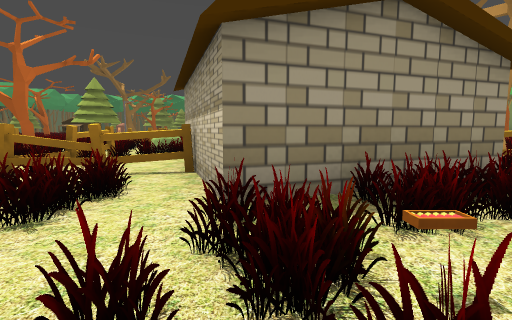
View 1 (above)

19 first-person views from a walk through a level from a Godot 3-D game. The camera is 1.2 m above the floor, tilts 6° down and sees 85° across. Doors that lead somewhere are drawn open, without their leaves. The floor is counted in squares, 2 m on a side. Each view is taken from the middle of a square. On the plan, view 1 faces up. The plan holds only what a view shows up to about 9 squares ahead; the rest is blank. The place goes on beyond the plan. Some surface patterns are stand-ins.

View 2
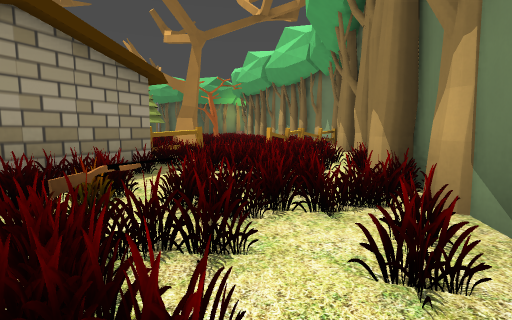

View 3
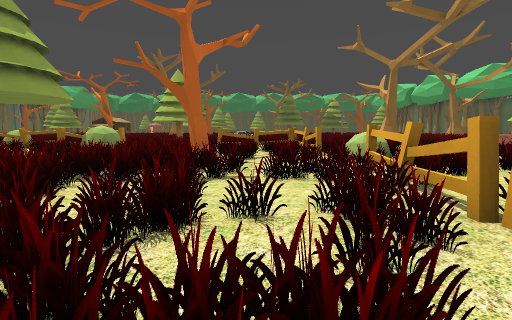

View 4
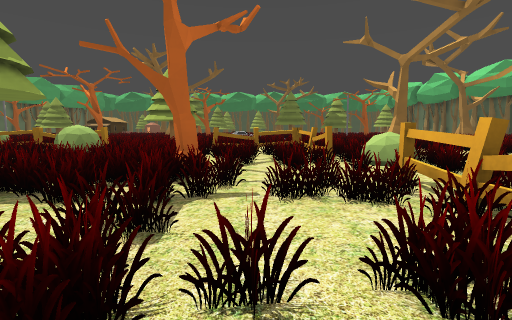

View 5
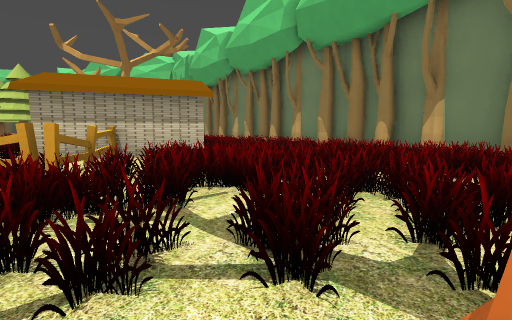

View 6
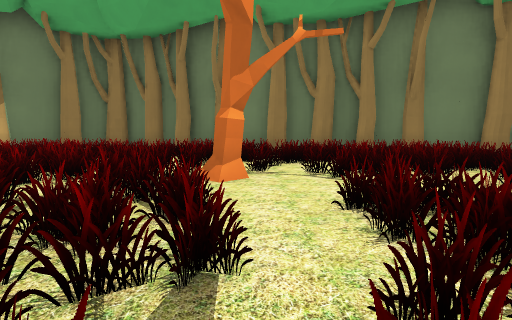

View 7
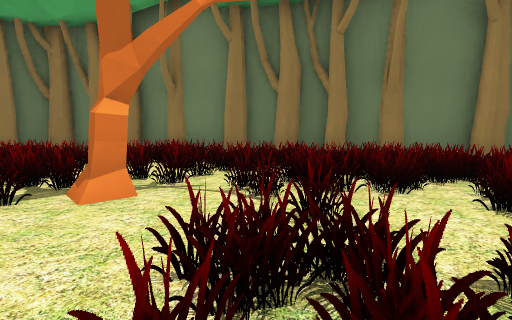

View 8
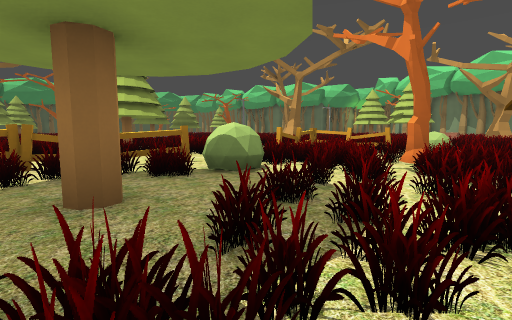

View 9
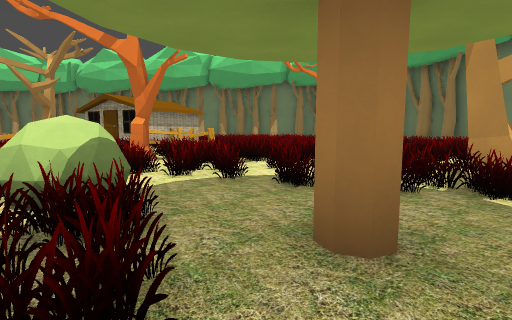

View 10
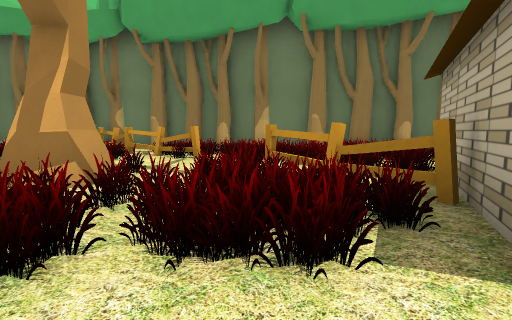

View 11
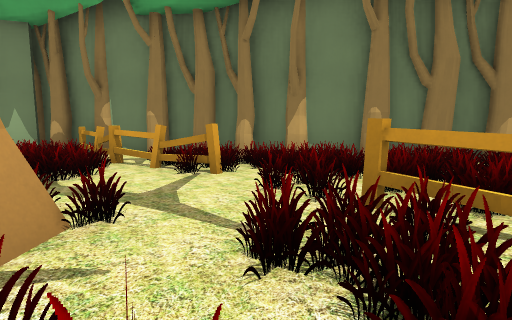

View 12
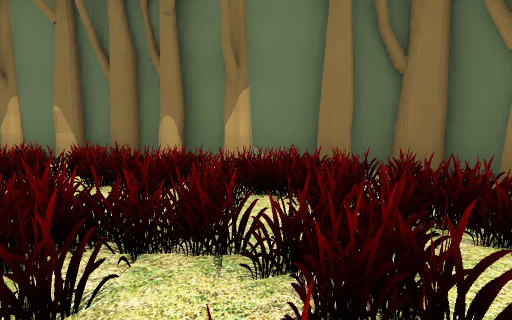

View 13
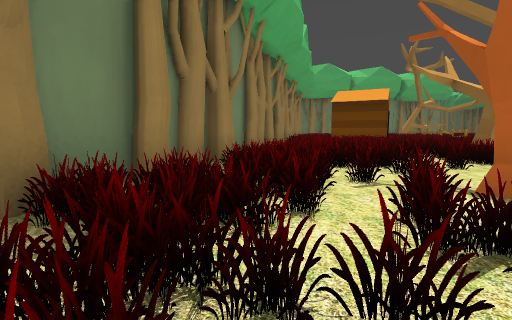

View 14
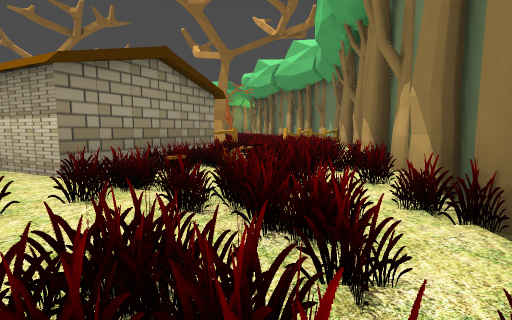

View 15
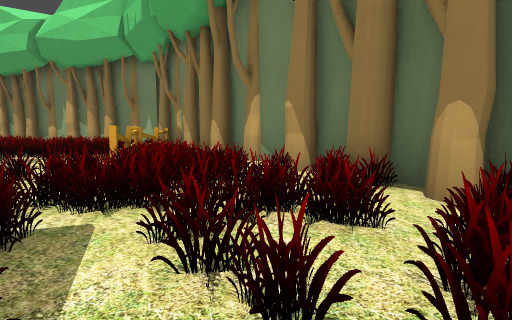

View 16
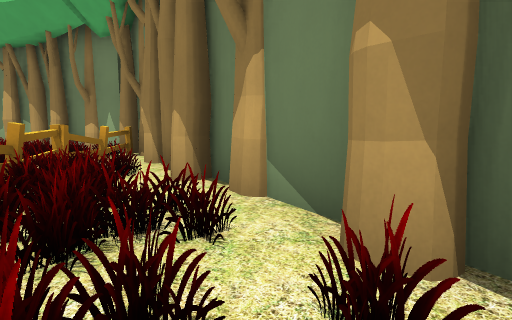

View 17
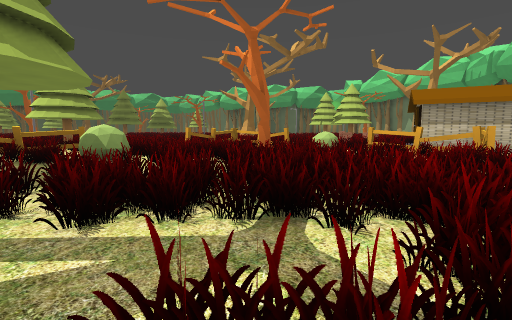

View 18
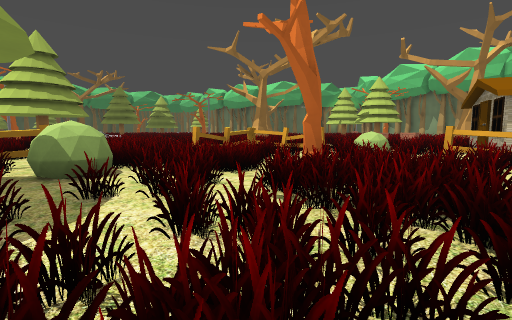

View 19
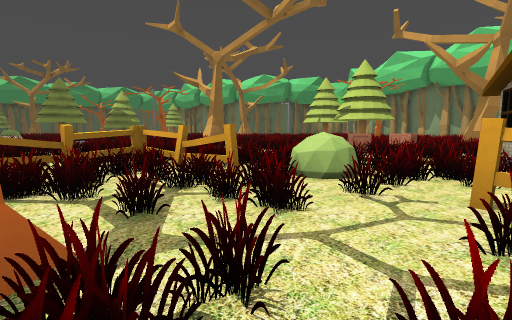

### Floor plan
Key: @ floor where view 1 was taken; # wall or solid block; x gap in a wall; . floor; T tree; B bush; H house; A box; O other object.
Columns run from 12 left of view 1 to 14 right of it. Each row starts with its distance up from view 1.
 12  ...
 11 xx#.  #x#.
 10 ..#B. ..##    A
  9 .T.B. ...#    A           #
  8 ......T..BB. .... T       #
  7 ..................T..    ##
  6 .........#..HHH.......   #
  5  ........#.H  H###.#######
  4 x#.......#x#   H......##
  3  ...........HHH.....###
  2   ....... .........##
  1   .......  ..#O..###
  0   ...T......@...##
 -1    ...........###
 -2 #   ........###
 -3 #####......##
 -4     #####.##
 -5         ###

Positions as (right, up) in squares from view 1, and headings:
1: (0, 0), facing up
2: (1, -1), facing up-right
3: (-5, 2), facing up
4: (-5, 3), facing up
5: (-7, 1), facing right
6: (-7, 4), facing down
7: (-8, 3), facing down
8: (-12, 6), facing up-right
9: (-12, 10), facing down-right
10: (2, 8), facing down-right
11: (4, 7), facing down-right
12: (-4, 0), facing down-right
13: (-4, -2), facing left
14: (-1, -2), facing up-right
15: (2, 2), facing right
16: (5, 2), facing right
17: (-11, 3), facing up-right
18: (-10, 5), facing up-right
19: (-6, 6), facing up-right
